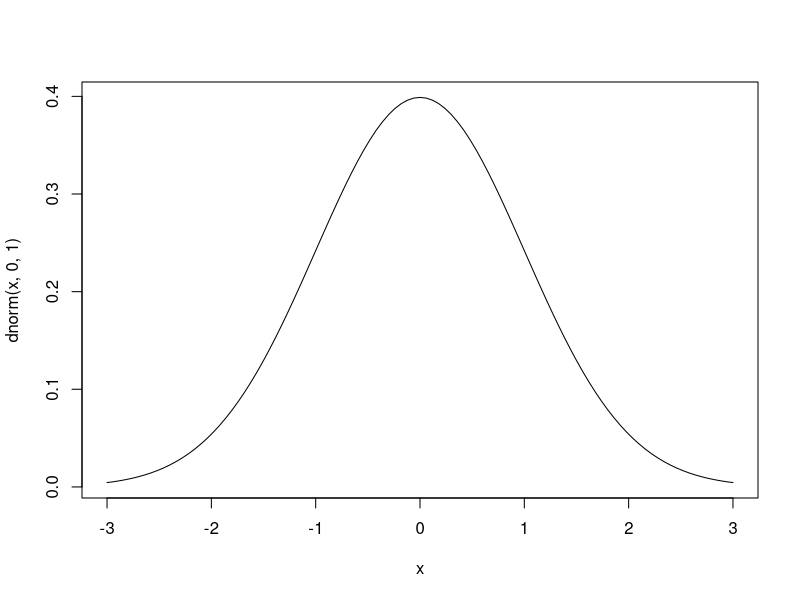

Here is the R script that generated this plot: (Note: this script raises an error after producing the figure.)
######################
####Bayesian model3


##prior distribution for model 3. In this case we have a categorical model, so we choose a prior distribution on a gaussian prob. distribution scale 
curve(dnorm(x, 0, 1), from = -3, to = 3)

##null model
bm4.n <- brm(argument ~ 1 + (1|id) + (1|item), 
             family = categorical(link = logit),
             prior = c(set_prior("normal(0,1)", class = "Intercept")),
             sample_prior = TRUE,
             save_all_pars = TRUE,
             iter = 4000,
             cores = 2,
             data = prod_tsk)

bm4n_l <- loo(bm4.n)


##Intercept model, with specified seperate intercepts ( 0 + Intercept) for each category of agreement strength 
bm4 <- brm(argument ~ 0 + Intercept + strength + (1|id) + (1|item), 
           family = categorical(link = logit),
           prior = c(set_prior("normal(0,1)", class = "b")),
           sample_prior = TRUE,
           save_all_pars = TRUE,
           cores = 2,
           iter = 4000,
           data = prod_tsk)

bm4_l <- loo(bm4)

##model comparison between the null model and the intercept model (bm4)
loo_compare(bm4n_l, bm4_l)

model_weights(bm4, bm4.2, weights = "loo2")



##BayesFactor tests for Some and Everyone variables inside the model
hypothesis(bm4x, "exp(muSome_strengthsomewhat) = exp(muSome_Intercept)")

hypothesis(bm4x, "exp(muEveryone_strengthsomewhat) = exp(muEveryone_Intercept)")


##Intercept and uncorrelated slipe model 
bm4.2 <- brm(argument ~ 0 + Intercept + strength + (strength||id) + (strength||item), 
             family = categorical(link = logit),
             prior = c(set_prior("normal(0,1)", class = "b")),
             sample_prior = TRUE,
             save_all_pars = TRUE,
             cores = 2,
             iter = 4000,
             data = prod_tsk)

bm4.2_l <- loo(bm4.2)

##model comparison between bm4 and bm4.2
loo_compare(bm4_l, bm4.2_l)

model_weights(bm4, bm4.2, weights = "loo2")

##Plot of the intercept model
plot(marginal_effects(bm4x, probs = c(.05,.95), plot = F, categorical = TRUE)) [[1]] + 
  theme_bw() +
  xlab("Strength of agreement") + ylab("probability of replies") + 
  labs(colour = "Quantifier", fill = "Quantifier")










